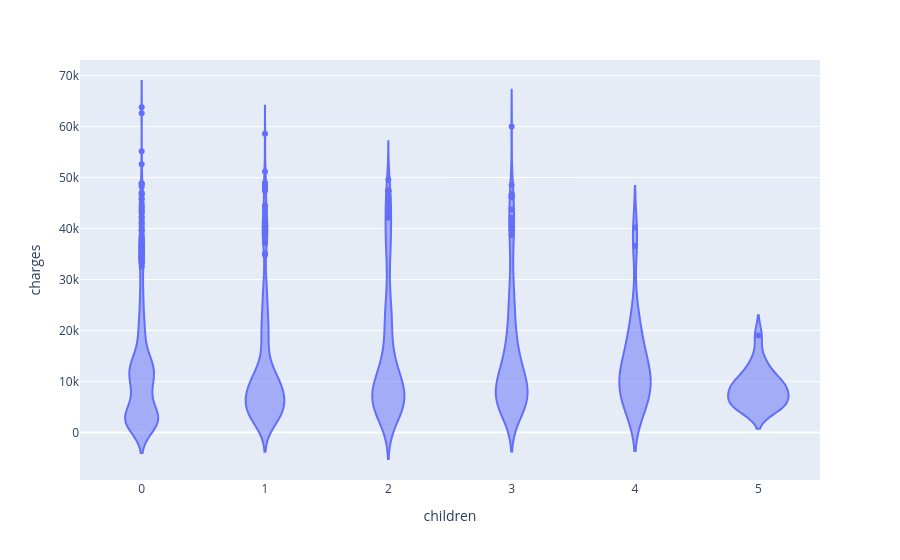

The notebook cell saved with this chart:
### Code cell
fig = px.violin(medical_df, x = 'children', y = 'charges')
fig.show()
sns.barplot(x = 'children', y = 'charges', data = medical_df, width = 0.9)

### Figure 1 — Plotly figure (JSON) as saved in the notebook; plotly's stock layout.template omitted (floating-point values rounded to 4 significant figures; data arrays with more than 128 entries replaced by an {"elided": "..."} marker saying what was removed)
{"data": [{"alignmentgroup": "True", "box": {"visible": false}, "hovertemplate": "children=%{x}<br>charges=%{y}<extra></extra>", "legendgroup": "", "marker": {"color": "#636efa"}, "name": "", "offsetgroup": "", "orientation": "v", "scalegroup": "True", "showlegend": false, "type": "violin", "x": {"elided": "1338 int values"}, "x0": " ", "xaxis": "x", "y": {"elided": "1338 float values"}, "y0": " ", "yaxis": "y"}], "layout": {"legend": {"tracegroupgap": 0}, "margin": {"t": 60}, "violinmode": "group", "xaxis": {"anchor": "y", "domain": [0, 1], "title": {"text": "children"}}, "yaxis": {"anchor": "x", "domain": [0, 1], "title": {"text": "charges"}}}}
